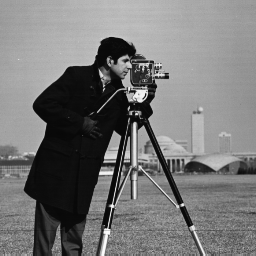
#> input picture segmentation_using_edge/test_image (2).bmp, 256 x 256 px
$ python segmentation_using_clustering.py
#> lines starting #> are read from the running program, lines starting #| are printed output that depends on the picture; after the words box and inside, x2 and y2 are one past the last pixel; in counts of white or black regions, pixels touching at a corner belong together
import cv2
import numpy as np
import matplotlib.pyplot as plt
from tkinter import Tk
from tkinter.filedialog import askopenfilename

# File dialog untuk memilih gambar
def choose_image():
    Tk().withdraw()  # Hide the main tkinter window
    file_path = askopenfilename(filetypes=[("Image Files", "*.jpg;*.jpeg;*.png;*.bmp")])
#> the answer given: segmentation_using_edge/test_image (2).bmp
    return file_path

# Pemilihan gambar
image_path = choose_image()
if not image_path:
    print("No image selected!")
    exit()

# Load dan konversi gambar ke RGB
img = cv2.imread(image_path)
#> img is the input picture: shape (256, 256, 3); min 7, max 253, mean 118.7
image = cv2.cvtColor(img, cv2.COLOR_BGR2RGB)

# Reshape gambar ke format 2D array dan konversi ke float32
pixel_vals = image.reshape((-1, 3))
pixel_vals = np.float32(pixel_vals)

# Menentukan kriteria konvergensi dan jumlah cluster
criteria = (cv2.TERM_CRITERIA_EPS + cv2.TERM_CRITERIA_MAX_ITER, 100, 0.2)

# Jumlah cluster yang diinginkan
k = 5
_, labels, centers = cv2.kmeans(pixel_vals, k, None, criteria, 10, cv2.KMEANS_RANDOM_CENTERS)
#> centers = [[182.2, 182.2, 182.2], [158.1, 158.1, 158.1], [15.14, 15.14, 15.14], [120.8, 120.8, 120.8], [66.58, 66.58, 66.58]]

# Konversi nilai centroid ke tipe data integer
centers = np.uint8(centers)
#> centers = [[182, 182, 182], [158, 158, 158], [15, 15, 15], [120, 120, 120], [66, 66, 66]]
segmented_data = centers[labels.flatten()]
segmented_image = segmented_data.reshape(image.shape)
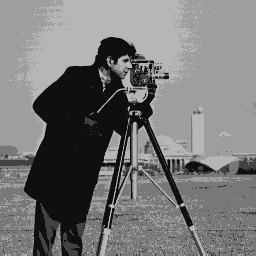
#> segmented_image: shape (256, 256, 3); min 15, max 182, mean 118.4

# Hitung ukuran rata-rata cluster
threshold_size = np.mean([np.sum(labels == i) for i in range(k)])
#> threshold_size = 13107.2

# Filter cluster berdasarkan ukuran
filtered_image = np.zeros_like(image)

for i in range(k):
    # Membuat mask untuk setiap cluster
    mask = (labels.flatten() == i).reshape(image.shape[:2])

    # Menghitung ukuran cluster
    cluster_size = np.sum(mask)

    if cluster_size <= threshold_size:
        # Assign cluster untuk cluster yang lebih kecil dari threshold
        filtered_image[mask] = centers[i]

    # Visualisasi cluster
    cluster_image = np.zeros_like(image)
    cluster_image[mask] = centers[i]
#> this loop made 5 passes
#> cluster_size on passes 1 to 5: 12364, 21917, 14372, 13306, 3577
#> pass 1, `mask = (labels.flatten() == i).reshape(image.shape[:2])`:
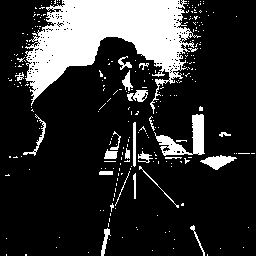
#> mask: shape (256, 256) bool; 18.9% white; 273 white regions (249 under 20 px), largest, box (x1, y1, x2, y2) and area: (25, 0, 201, 114) 9194, (154, 114, 205, 156) 804, (200, 155, 237, 170) 281
#> pass 2, `mask = (labels.flatten() == i).reshape(image.shape[:2])`:
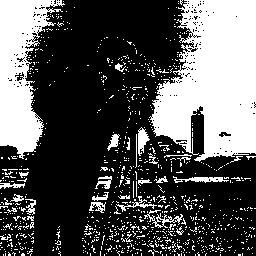
#> mask: shape (256, 256) bool; 33.4% white; 895 white regions (861 under 20 px), largest, box (x1, y1, x2, y2) and area: (149, 0, 256, 162) 12150, (0, 0, 65, 159) 5436, (144, 210, 183, 228) 200
#> pass 3, `mask = (labels.flatten() == i).reshape(image.shape[:2])`:
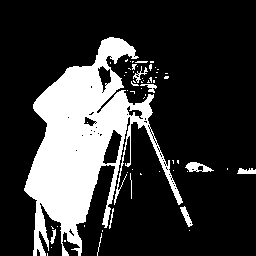
#> mask: shape (256, 256) bool; 21.9% white; 60 white regions (49 under 20 px), largest, box (x1, y1, x2, y2) and area: (24, 37, 183, 256) 13535, (185, 162, 214, 172) 163, (180, 206, 193, 227) 109
#> after the loop:
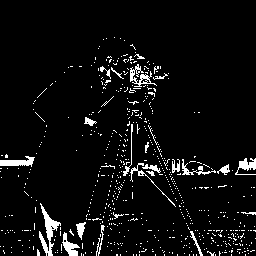
#> cluster_image: shape (256, 256, 3); values 0 (black) and 66 (white), 5.5% white; 609 white regions (585 under 20 px), largest, box (x1, y1, x2, y2) and area: (39, 203, 61, 256) 381, (0, 156, 35, 167) 215, (130, 64, 157, 87) 212
#> after the loop:
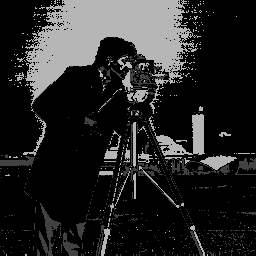
#> filtered_image: shape (256, 256, 3); min 0, max 182, mean 37.9

# Buat mask dari filtered image
mask = np.any(filtered_image > 0, axis=-1).astype(np.uint8)
#> mask: shape (256, 256); values 0 (black) and 1 (white), 24.3% white; 622 white regions (592 under 20 px), largest, box (x1, y1, x2, y2) and area: (25, 0, 201, 114) 10085, (148, 114, 205, 156) 870, (115, 122, 184, 208) 646

# Implementasi mask ke gambar asli
result_image = img * mask[..., np.newaxis]
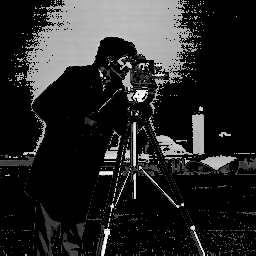
#> result_image: shape (256, 256, 3); min 0, max 253, mean 38

# Konversi hasil ke format RGB
result_image_rgb = cv2.cvtColor(result_image, cv2.COLOR_BGR2RGB)

# Menampilkan hasil
plt.figure(figsize=(12, 12))

plt.subplot(2, 2, 1)
plt.imshow(image)
plt.title("Original Image")
plt.axis("off")

plt.subplot(2, 2, 2)
plt.imshow(segmented_image)
plt.title(f"Segmented Image with {k} Clusters")
plt.axis("off")

plt.subplot(2, 2, 3)
plt.imshow(filtered_image)
plt.title(f"Filtered Image with Clusters ≤ {threshold_size} Pixels")
plt.axis("off")

plt.subplot(2, 2, 4)
plt.imshow(result_image_rgb)
plt.title("Final Image with Applied Mask")
plt.axis("off")

plt.tight_layout()
plt.show()
